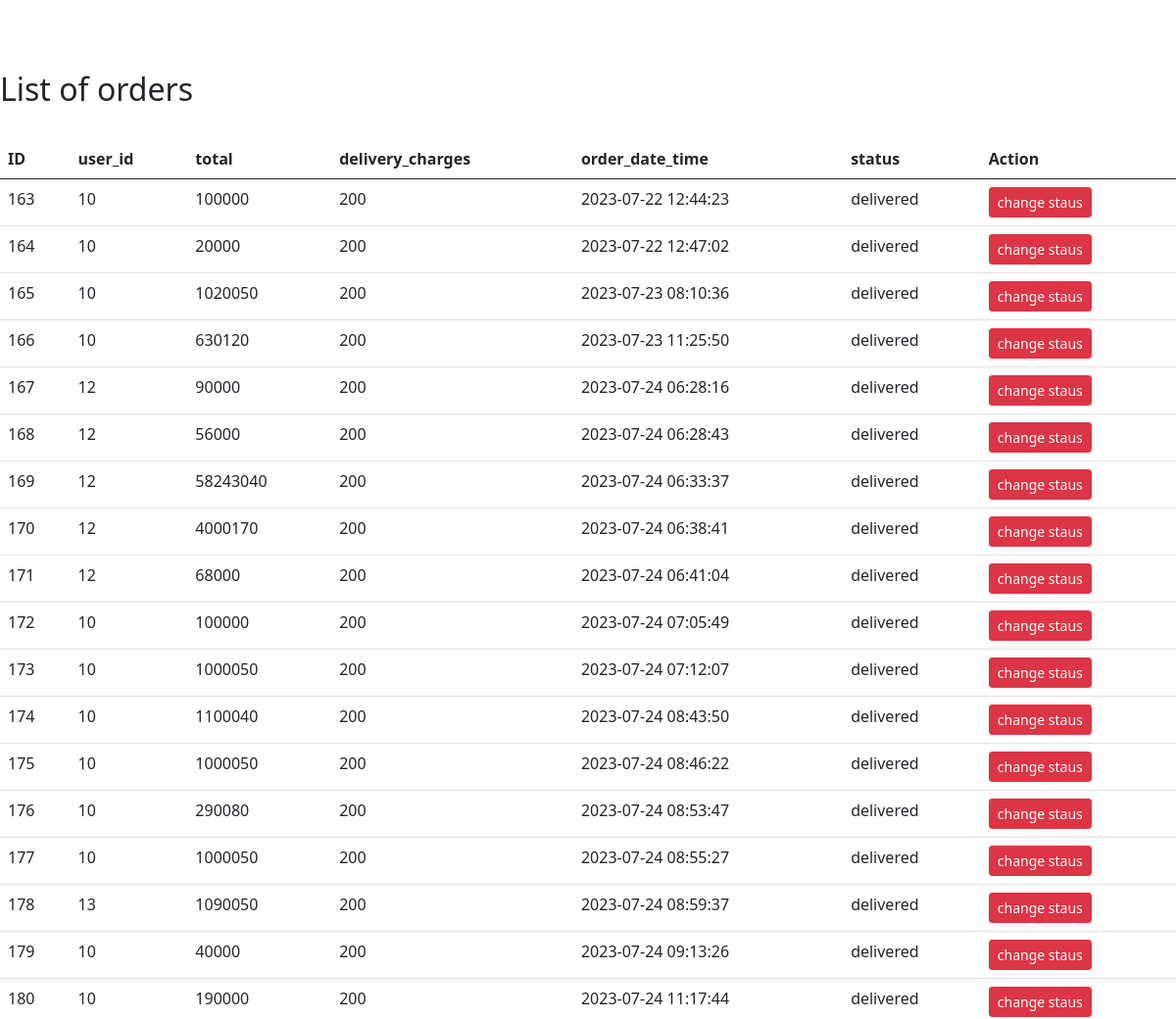
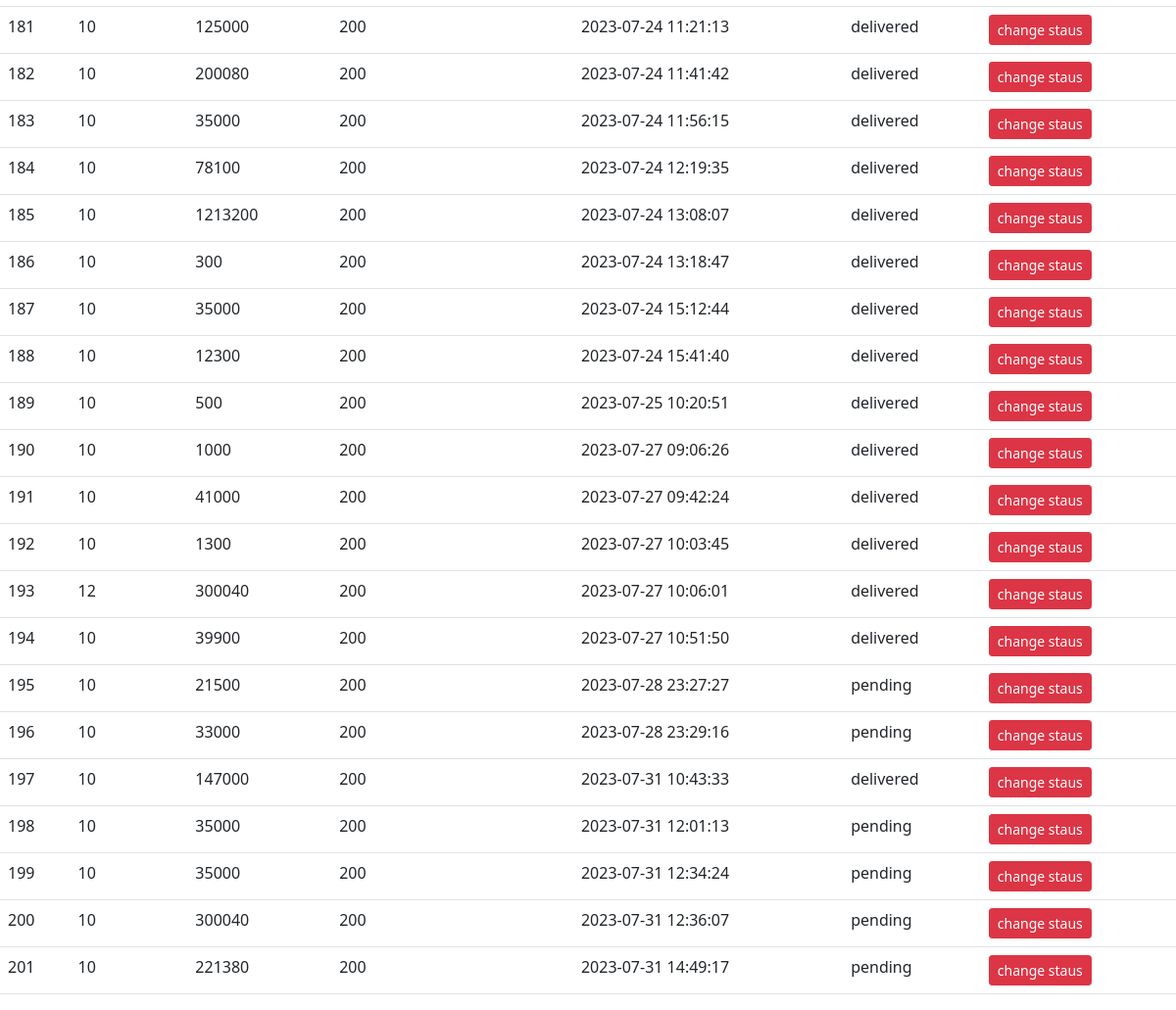
Page /admin/orders/ordersindex.php on the committed database (2 pictures, top to bottom).
### tables this page shows
CREATE TABLE `orders` (
  `id` int(11) NOT NULL,
  `user_id` int(11) NOT NULL,
  `total` int(11) NOT NULL,
  `delivery_charges` int(11) NOT NULL,
  `order_date_time` datetime NOT NULL,
  `status` varchar(100) NOT NULL DEFAULT 'pending'
);

### admin/orders/ordersindex.php (the view, shortened to what this page needs)
<!DOCTYPE html>
<html lang="en">
<head>
    <link href="https://cdn.jsdelivr.net/npm/bootstrap@5.0.2/dist/css/bootstrap.min.css" rel="stylesheet"
>
</head>
<body>
<br><br><br>
        <h2>List of orders</h2>
        <br>
        <table class="table">
            <thead>
                <tr>
                    <th>ID</th>
                    <th>user_id</th>
                    <th>total</th>
                    <th>delivery_charges</th>
                    <th>order_date_time</th>
                    <th>status</th>
                    <th>Action</th>
                </tr>
            <tbody>
                <?php
                include 'config.php';
                $sql = "SELECT * FROM orders";
                $result = $conn->query($sql);
                while ($row = $result->fetch_assoc()) {
                    echo "<tr>
    <td>$row[id]</td>
    <td>$row[user_id]</td>
    <td>$row[total]</td>
    <td>$row[delivery_charges]</td>
    <td>$row[order_date_time]</td>
    <td>$row[status]</td>
    <td>
        <a class='btn btn-danger btn-sm' href='orderstaus.php?id=$row[id]'>change staus</a>
    </td>
</tr>";
                }
                ?>
            </thead>
        </table>
</body>
</html>

### rows in the picture
orders: id "163", user "10", total "100000", delivery_charges "200", order_date_time "2023-07-22 12:44:23", status "delivered"
orders: id "164", user "10", total "20000", delivery_charges "200", order_date_time "2023-07-22 12:47:02", status "delivered"
orders: id "165", user "10", total "1020050", delivery_charges "200", order_date_time "2023-07-23 08:10:36", status "delivered"
orders: id "166", user "10", total "630120", delivery_charges "200", order_date_time "2023-07-23 11:25:50", status "delivered"
orders: id "167", user "12", total "90000", delivery_charges "200", order_date_time "2023-07-24 06:28:16", status "delivered"
orders: id "168", user "12", total "56000", delivery_charges "200", order_date_time "2023-07-24 06:28:43", status "delivered"
orders: id "169", user "12", total "58243040", delivery_charges "200", order_date_time "2023-07-24 06:33:37", status "delivered"
orders: id "170", user "12", total "4000170", delivery_charges "200", order_date_time "2023-07-24 06:38:41", status "delivered"
orders: id "171", user "12", total "68000", delivery_charges "200", order_date_time "2023-07-24 06:41:04", status "delivered"
orders: id "172", user "10", total "100000", delivery_charges "200", order_date_time "2023-07-24 07:05:49", status "delivered"
orders: id "173", user "10", total "1000050", delivery_charges "200", order_date_time "2023-07-24 07:12:07", status "delivered"
orders: id "174", user "10", total "1100040", delivery_charges "200", order_date_time "2023-07-24 08:43:50", status "delivered"
orders: id "175", user "10", total "1000050", delivery_charges "200", order_date_time "2023-07-24 08:46:22", status "delivered"
orders: id "176", user "10", total "290080", delivery_charges "200", order_date_time "2023-07-24 08:53:47", status "delivered"
orders: id "177", user "10", total "1000050", delivery_charges "200", order_date_time "2023-07-24 08:55:27", status "delivered"
orders: id "178", user "13", total "1090050", delivery_charges "200", order_date_time "2023-07-24 08:59:37", status "delivered"
orders: id "179", user "10", total "40000", delivery_charges "200", order_date_time "2023-07-24 09:13:26", status "delivered"
orders: id "180", user "10", total "190000", delivery_charges "200", order_date_time "2023-07-24 11:17:44", status "delivered"
orders: id "181", user "10", total "125000", delivery_charges "200", order_date_time "2023-07-24 11:21:13", status "delivered"
orders: id "182", user "10", total "200080", delivery_charges "200", order_date_time "2023-07-24 11:41:42", status "delivered"
orders: id "183", user "10", total "35000", delivery_charges "200", order_date_time "2023-07-24 11:56:15", status "delivered"
orders: id "184", user "10", total "78100", delivery_charges "200", order_date_time "2023-07-24 12:19:35", status "delivered"
orders: id "185", user "10", total "1213200", delivery_charges "200", order_date_time "2023-07-24 13:08:07", status "delivered"
orders: id "186", user "10", total "300", delivery_charges "200", order_date_time "2023-07-24 13:18:47", status "delivered"
orders: id "187", user "10", total "35000", delivery_charges "200", order_date_time "2023-07-24 15:12:44", status "delivered"
orders: id "188", user "10", total "12300", delivery_charges "200", order_date_time "2023-07-24 15:41:40", status "delivered"
orders: id "189", user "10", total "500", delivery_charges "200", order_date_time "2023-07-25 10:20:51", status "delivered"
orders: id "190", user "10", total "1000", delivery_charges "200", order_date_time "2023-07-27 09:06:26", status "delivered"
orders: id "191", user "10", total "41000", delivery_charges "200", order_date_time "2023-07-27 09:42:24", status "delivered"
orders: id "192", user "10", total "1300", delivery_charges "200", order_date_time "2023-07-27 10:03:45", status "delivered"
orders: id "193", user "12", total "300040", delivery_charges "200", order_date_time "2023-07-27 10:06:01", status "delivered"
orders: id "194", user "10", total "39900", delivery_charges "200", order_date_time "2023-07-27 10:51:50", status "delivered"
orders: id "195", user "10", total "21500", delivery_charges "200", order_date_time "2023-07-28 23:27:27", status "pending"
orders: id "196", user "10", total "33000", delivery_charges "200", order_date_time "2023-07-28 23:29:16", status "pending"
orders: id "197", user "10", total "147000", delivery_charges "200", order_date_time "2023-07-31 10:43:33", status "delivered"
orders: id "198", user "10", total "35000", delivery_charges "200", order_date_time "2023-07-31 12:01:13", status "pending"
orders: id "199", user "10", total "35000", delivery_charges "200", order_date_time "2023-07-31 12:34:24", status "pending"
orders: id "200", user "10", total "300040", delivery_charges "200", order_date_time "2023-07-31 12:36:07", status "pending"
orders: id "201", user "10", total "221380", delivery_charges "200", order_date_time "2023-07-31 14:49:17", status "pending"
